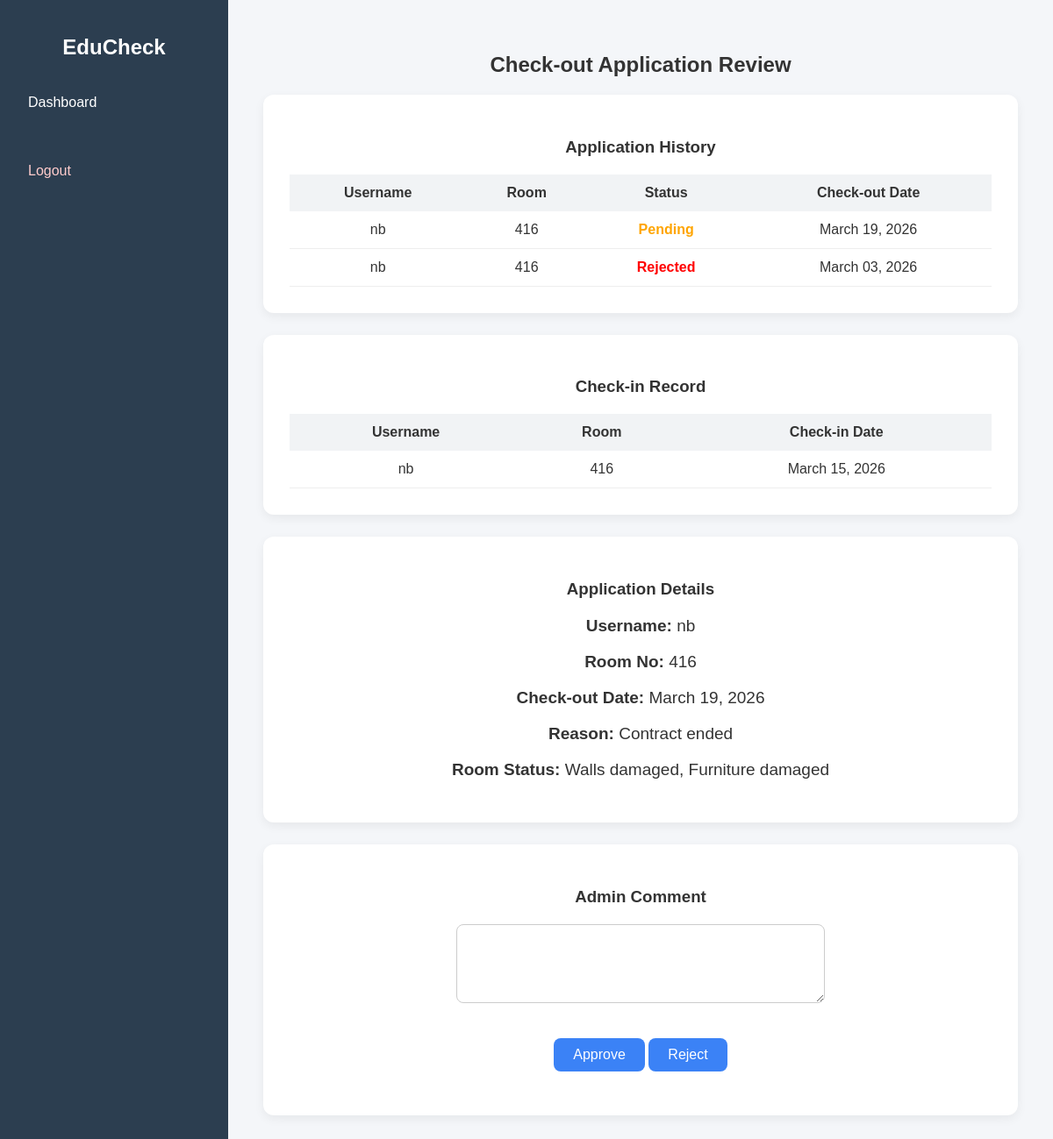
The page /check-out/review/47/ (signed in) on the database its author committed.
### accommodation/models.py (models this page shows, shortened)
class CheckOutRequest(models.Model):
    STATUS_CHOICES = (
        ('pending', 'Pending'),
        ('approved', 'Approved'),
        ('rejected', 'Rejected'),
        ('completed', 'Completed'),
    )
    student = models.ForeignKey(UserProfile, on_delete=models.CASCADE)
    check_in_record = models.ForeignKey(
        CheckInRecord,
        on_delete=models.SET_NULL,
        null=True,
        blank=True
    )
    room_number = models.CharField(max_length=10, null=True, blank=True)
    requested_check_out_date = models.DateField()
    reason = models.CharField(max_length=100)
    issues = models.TextField(blank=True, null=True)
    comments = models.TextField(blank=True, null=True)
    status = models.CharField(
        max_length=10,
        choices=STATUS_CHOICES,
        default='pending'
    )
    admin_note = models.TextField(blank=True, null=True)
    created_at = models.DateTimeField(auto_now_add=True)
    updated_at = models.DateTimeField(auto_now=True)

class UserProfile(models.Model):
    ROLE_CHOICES = (
        ('student', 'Student'),
        ('admin', 'Administrator'),
    )
    user = models.OneToOneField(User, on_delete=models.CASCADE)
    role = models.CharField(
        max_length=10,
        choices=ROLE_CHOICES,
        default='student'
    )
    student_id = models.CharField(max_length=20, blank=True, null=True)
    admin_department = models.CharField(max_length=50, blank=True, null=True)

class CheckInRecord(models.Model):
    STATUS_CHOICES = (
        ('active', 'Active'),
        ('checked_out', 'Checked Out'),
    )
    student = models.ForeignKey(
        UserProfile,
        on_delete=models.CASCADE,
        limit_choices_to={'role': 'student'}
    )
    room_number = models.CharField(max_length=10)
    status = models.CharField(
        max_length=20,
        choices=STATUS_CHOICES,
        default="active"
    )
    check_in_date = models.DateField(auto_now_add=True)
    created_at = models.DateTimeField(auto_now_add=True)
    updated_at = models.DateTimeField(auto_now=True)

### accommodation/views.py (the view)
# urls.py: path('check-out/review/<int:pk>/', views.review_check_out_request, name='review_check_out'),
@login_required
def review_check_out_request(request, pk):
    profile = get_object_or_404(UserProfile, user=request.user)
    if profile.role != "admin":
        return redirect("dashboard")
    checkout = get_object_or_404(CheckOutRequest, pk=pk)
    applications = CheckOutRequest.objects.filter(
        student=checkout.student
    ).order_by("-created_at")
    if request.method == "POST":
        form = CheckOutStatusForm(request.POST, instance=checkout)
        if form.is_valid():
            form.save()
            return redirect("dashboard")
    else:
        form = CheckOutStatusForm(instance=checkout)
    return render(
        request,
        "accommodation/review_check_out.html",
        {"form": form, "check_out": checkout, "applications": applications}
    )

### accommodation/forms.py
class CheckOutStatusForm(forms.ModelForm):
    class Meta:
        model = CheckOutRequest
        fields = ["status", "admin_note"]

### accommodation/templates/accommodation/review_check_out.html (shortened to what this page needs)
{% extends 'accommodation/base.html' %}
{% block content %}
<h2>Check-out Application Review</h2>
<div class="card">
<h3>Application History</h3>
<table>
<tr>
<th>Username</th>
<th>Room</th>
<th>Status</th>
<th>Check-out Date</th>
</tr>
{% for req in applications %}
<tr>
<td>{{ req.student.user.username }}</td>
<td>{{ req.room_number }}</td>
<td>
{% if req.status == "pending" %}
<span style="color:orange;font-weight:600">Pending</span>
{% elif req.status == "approved" %}
<span style="color:green;font-weight:600">Approved</span>
{% elif req.status == "completed" %}
<span style="color:green;font-weight:600">Completed</span>
{% else %}
<span style="color:red;font-weight:600">Rejected</span>
{% endif %}
</td>
<td>{{ req.requested_check_out_date|date:"F d, Y" }}</td>
</tr>
{% endfor %}
</table>
</div>
<div class="card">
<h3>Check-in Record</h3>
<table>
<tr>
<th>Username</th>
<th>Room</th>
<th>Check-in Date</th>
</tr>
<tr>
<td>{{ check_out.student.user.username }}</td>
<td>{{ check_out.room_number }}</td>
<td>{{ check_out.check_in_record.check_in_date|date:"F d, Y" }}</td>
</tr>
</table>
</div>
<div class="card">
<h3>Application Details</h3>
<p class="info-text">
<strong>Username:</strong> {{ check_out.student.user.username }}
</p >
<p class="info-text">
<strong>Room No:</strong> {{ check_out.room_number }}
</p >
<p class="info-text">
<strong>Check-out Date:</strong> {{ check_out.requested_check_out_date|date:"F d, Y" }}
</p >
<p class="info-text">
<strong>Reason:</strong> {{ check_out.reason }}
</p >
<p class="info-text">
<strong>Room Status:</strong> {{ check_out.issues }}
</p >
</div>
<div class="card">
<h3>Admin Comment</h3>
<form method="POST">
<textarea name="admin_comment"></textarea>
<div class="center-btn">
<button class="btn" name="status" value="approved">
Approve
</button>
<button class="btn" name="status" value="rejected">
Reject
</button>
</div>
</form>
</div>
{% endblock %}

### static/css/custom.css (style rules this page uses)
body { margin:0; font-family:Arial, sans-serif; background:#f4f6f9; color:#333; }
h1,h2,h3 { text-align:center; }
.card { background:white; padding:30px; margin-bottom:25px; border-radius:12px; box-shadow:0 4px 12px rgba(0,0,0,0.06); }
.card h3 { margin-bottom:20px; text-align:center; }
.info-text { font-size:19px !important; font-weight:500; text-align:center; }
input, select, textarea { width:100%; max-width:420px; height:44px; font-size:16px; font-family: inherit; padding:10px 14px; border-radius:8px; border:1px solid #ccc; background:white; box-sizing:border-box; margin:8px auto; display:block; text-align: center; }
textarea { height:auto; min-height:90px; }
.btn { display:inline-block; padding:10px 22px; background:#3b82f6; color:white; font-size:16px; border-radius:8px; text-decoration:none; border:none; cursor:pointer; width:auto; margin:20px auto; transition:all 0.25s; }
.center-btn { text-align:center; margin-top:20px; }
table { width:100%; border-collapse:collapse; margin-top:15px; }
th { background:#f1f3f5; text-align:left; padding:12px; font-weight:600; }
td { padding:12px; border-bottom:1px solid #eee; }
.card h3 { text-align:center; }
.center-btn { text-align:center; }
table { text-align:center; }
th, td { text-align:center; }
.card { text-align:center; }

### rows shown on the page
CheckOutRequest: student.user.username "nb", room_number "416", status "Pending", requested_check_out_date "March 19, 2026", check_in_record.check_in_date "March 15, 2026", reason "Contract ended", issues "Walls damaged, Furniture damaged"
CheckOutRequest: student.user.username "nb", room_number "416", status "Rejected", requested_check_out_date "March 03, 2026"
